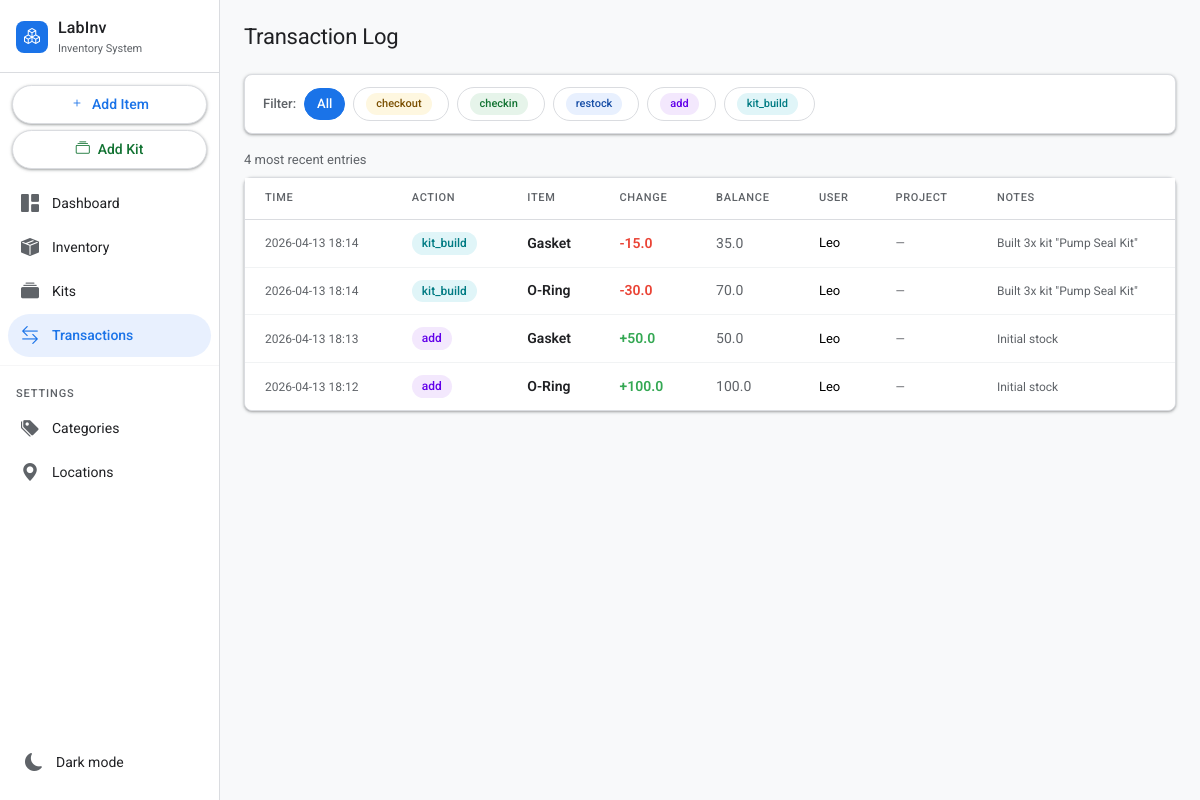
The app's page /transactions, older data.
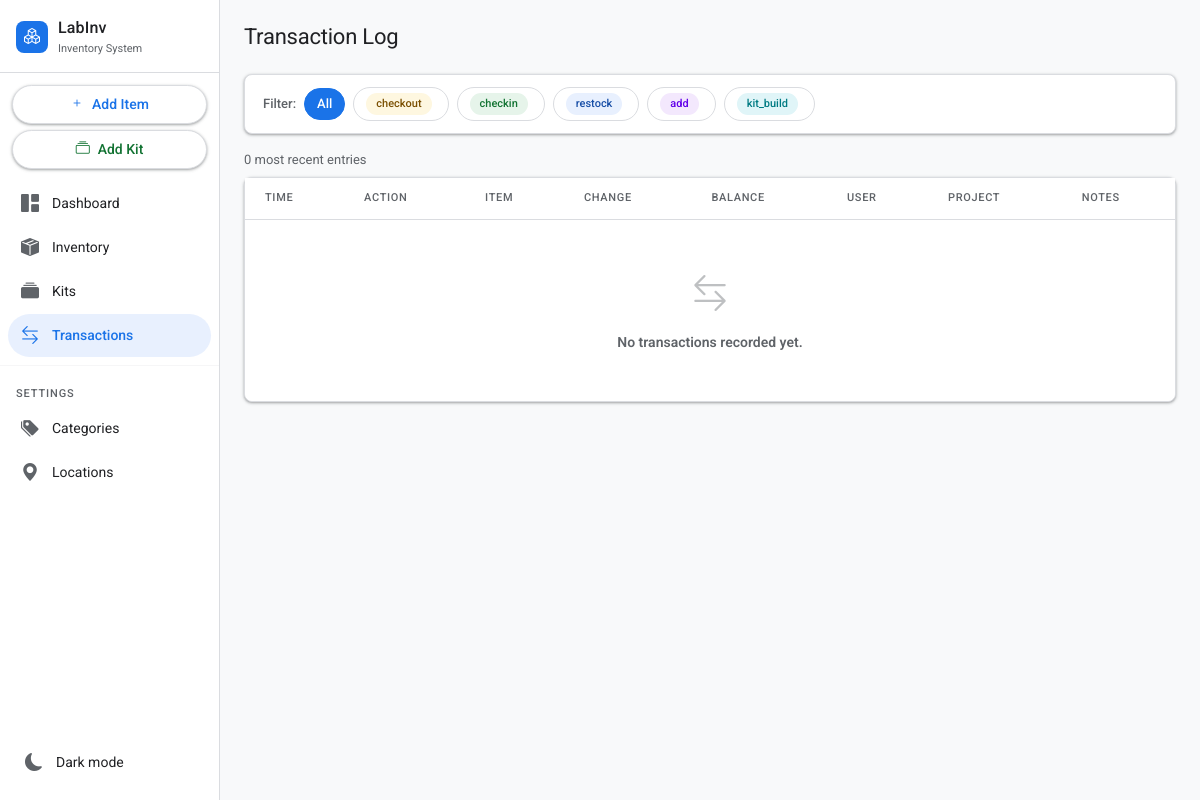
The same page, newer data.
### tables this page shows
CREATE TABLE transactions (
            id              INTEGER PRIMARY KEY AUTOINCREMENT,
            item_id         INTEGER NOT NULL REFERENCES items(id),
            action          TEXT    NOT NULL,
            quantity_change REAL    NOT NULL,
            quantity_before REAL    NOT NULL,
            quantity_after  REAL    NOT NULL,
            user_name       TEXT    NOT NULL,
            project         TEXT,
            notes           TEXT,
            timestamp       TIMESTAMP DEFAULT CURRENT_TIMESTAMP
        );

CREATE TABLE items (
            id                  INTEGER PRIMARY KEY AUTOINCREMENT,
            name                TEXT    NOT NULL,
            category_id         INTEGER REFERENCES categories(id),
            quantity            REAL    NOT NULL DEFAULT 0,
            unit                TEXT    NOT NULL DEFAULT 'units',
            location_id         INTEGER REFERENCES locations(id),
            low_stock_threshold REAL    DEFAULT 0,
            supplier            TEXT,
            sku                 TEXT,
            notes               TEXT,
            created_at          TIMESTAMP DEFAULT CURRENT_TIMESTAMP,
            updated_at          TIMESTAMP DEFAULT CURRENT_TIMESTAMP
        );

### app.py (the view)
@app.route("/transactions")
def transactions():
    db     = get_db()
    action = request.args.get("action", "")
    sql    = """
        SELECT t.*, i.name AS item_name
        FROM transactions t
        JOIN items i ON t.item_id = i.id
        WHERE 1=1
    """
    params = []
    if action:
        sql += " AND t.action = ?"
        params.append(action)
    sql += " ORDER BY t.timestamp DESC LIMIT 200"
    txns = db.execute(sql, params).fetchall()
    db.close()
    return render_template("transactions.html", transactions=txns, selected_action=action)

### app.py (called while the page is built)
def get_db():
    conn = sqlite3.connect(DATABASE)
    conn.row_factory = sqlite3.Row
    conn.execute("PRAGMA foreign_keys = ON")
    return conn

### templates/transactions.html (shortened to what this page needs)
{% extends "base.html" %}
{% block content %}
<div class="pg-header">
  <h1 class="pg-title">Transaction Log</h1>
</div>
<div class="card mb-3 no-print">
  <div class="card-bd" style="padding:12px 18px">
    <div style="display:flex;align-items:center;gap:8px;flex-wrap:wrap">
      <span class="text-muted" style="font-size:13px;font-weight:500">Filter:</span>
      {% for action in ['', 'checkout', 'checkin', 'restock', 'add', 'kit_build'] %}
      <a href="/transactions{% if action %}?action={{ action }}{% endif %}"
         style="padding:5px 12px;border-radius:20px;font-size:13px;font-weight:500;text-decoration:none;border:1.5px solid;
                {% if selected_action == action %}
                  background:var(--blue);border-color:var(--blue);color:white;
                {% else %}
                  background:var(--surface);border-color:var(--border);color:var(--muted);
                {% endif %}">
        {% if action %}
          <span class="badge badge-action-{{ action }}" style="margin-right:4px;font-size:11px">{{ action }}</span>
        {% else %}All{% endif %}
      </a>
      {% endfor %}
    </div>
  </div>
</div>
<div class="text-muted mb-2" style="font-size:13px">{{ transactions|length }} most recent entries</div>
<div class="card">
  <div class="table-responsive">
    <table class="table mb-0">
      <thead>
        <tr>
          <th>Time</th>
          <th>Action</th>
          <th>Item</th>
          <th>Change</th>
          <th>Balance</th>
          <th>User</th>
          <th>Project</th>
          <th>Notes</th>
        </tr>
      </thead>
      <tbody>
        {% if transactions %}
          {% for t in transactions %}
          <tr>
            <td style="color:var(--muted);font-size:12px;white-space:nowrap">{{ t.timestamp[:16] }}</td>
            <td><span class="badge badge-action-{{ t.action }}">{{ t.action }}</span></td>
            <td>
              <a href="/items/{{ t.item_id }}" class="fw-semibold" style="color:var(--text)">{{ t.item_name }}</a>
            </td>
            <td>
              {% if t.quantity_change > 0 %}
                <span style="color:var(--green);font-weight:600">+{{ t.quantity_change }}</span>
              {% else %}
                <span style="color:var(--red);font-weight:600">{{ t.quantity_change }}</span>
              {% endif %}
            </td>
            <td style="color:var(--muted)">{{ t.quantity_after }}</td>
            <td style="font-size:13px">{{ t.user_name }}</td>
            <td style="font-size:12px;color:var(--muted)">{{ t.project or '—' }}</td>
            <td style="font-size:12px;color:var(--muted);max-width:180px;overflow:hidden;text-overflow:ellipsis;white-space:nowrap">{{ t.notes or '—' }}</td>
          </tr>
          {% endfor %}
        {% else %}
          <tr>
            <td colspan="8" style="text-align:center;padding:48px;color:var(--muted)">
              <i class="bi bi-arrow-left-right" style="font-size:36px;display:block;margin-bottom:10px;opacity:.4"></i>
              <div class="fw-semibold">No transactions recorded yet.</div>
            </td>
          </tr>
        {% endif %}
      </tbody>
    </table>
  </div>
</div>
{% endblock %}

Row changes from the older to the newer data that the page shows:
removed transactions: timestamp "2026-04-13 18:14", action "kit_build", item_name "Gasket", quantity_change "-15.0", quantity_after "35.0", user_name "Leo", project "—", notes "Built 3x kit \"Pump Seal Kit\""
removed transactions: timestamp "2026-04-13 18:14", action "kit_build", item_name "O-Ring", quantity_change "-30.0", quantity_after "70.0", user_name "Leo", project "—", notes "Built 3x kit \"Pump Seal Kit\""
removed transactions: timestamp "2026-04-13 18:13", action "add", item_name "Gasket", quantity_change "50.0", quantity_after "50.0", user_name "Leo", project "—", notes "Initial stock"
removed transactions: timestamp "2026-04-13 18:12", action "add", item_name "O-Ring", quantity_change "100.0", quantity_after "100.0", user_name "Leo", project "—", notes "Initial stock"
Text that changed along with them:
{{ transactions|length }}: "4" → "0"
text now shown: "No transactions recorded yet."
